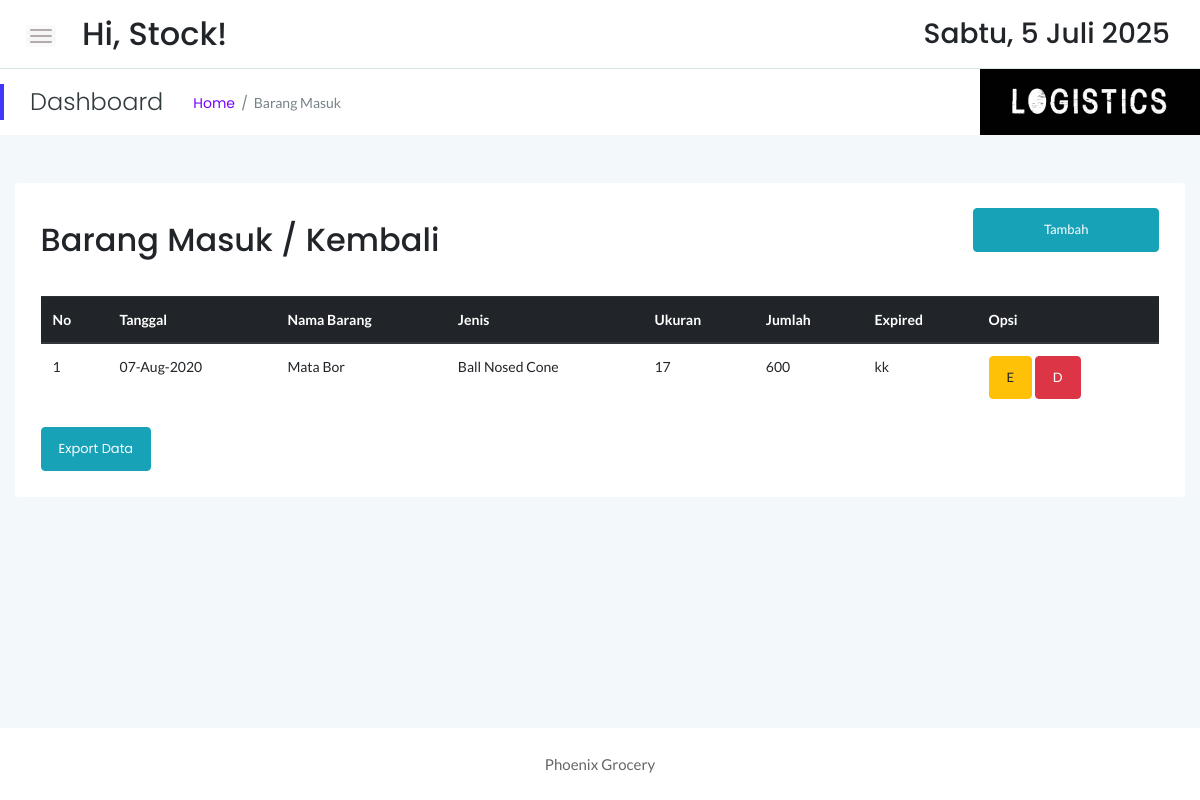
/stock/masuk.php (signed in), run on the app's committed database.
### tables this page shows
CREATE TABLE `sbrg_masuk` (
  `id` int(11) NOT NULL,
  `idx` int(11) NOT NULL,
  `tgl` date NOT NULL,
  `jumlah` int(11) NOT NULL,
  `keterangan` text NOT NULL
);

CREATE TABLE `sstock_brg` (
  `idx` int(11) NOT NULL,
  `nama` varchar(55) NOT NULL,
  `jenis` varchar(30) NOT NULL,
  `merk` varchar(40) NOT NULL,
  `ukuran` varchar(20) NOT NULL,
  `stock` int(12) NOT NULL,
  `satuan` varchar(10) NOT NULL,
  `lokasi` varchar(55) NOT NULL
);

### stock/masuk.php (the view, shortened to what this page needs)
<!doctype html>
<html class="no-js" lang="en">
<?php
    include '../dbconnect.php';
	?>
<head>
    <link rel="stylesheet" href="assets/css/bootstrap.min.css">
    <link rel="stylesheet" href="assets/css/font-awesome.min.css">
    <link rel="stylesheet" href="assets/css/themify-icons.css">
    <link rel="stylesheet" href="assets/css/metisMenu.css">
    <link rel="stylesheet" href="assets/css/owl.carousel.min.css">
    <link rel="stylesheet" href="assets/css/slicknav.min.css">
    <link rel="stylesheet" href="https://www.amcharts.com/lib/3/plugins/export/export.css" type="text/css" media="all" />
	<link rel="stylesheet" type="text/css" href="https://cdn.datatables.net/1.10.19/css/jquery.dataTables.min.css">
    <link rel="stylesheet" type="text/css" href="https://cdn.datatables.net/1.10.19/css/jquery.dataTables.css">
    <link rel="stylesheet" type="text/css" href="https://cdn.datatables.net/1.10.18/css/dataTables.bootstrap4.min.css">
    <link rel="stylesheet" type="text/css" href="https://cdn.datatables.net/responsive/2.2.3/css/responsive.bootstrap.min.css">
    <link rel="stylesheet" type="text/css" href="https://cdn.datatables.net/responsive/2.2.3/css/responsive.jqueryui.min.css">
	<link rel="stylesheet" type="text/css" href="https://cdn.datatables.net/buttons/1.5.2/css/buttons.dataTables.min.css">
    <link rel="stylesheet" href="assets/css/typography.css">
    <link rel="stylesheet" href="assets/css/default-css.css">
    <link rel="stylesheet" href="assets/css/styles.css">
    <link rel="stylesheet" href="assets/css/responsive.css">
</head>
<body>
    <div class="page-container">
        <div class="main-content">
            <div class="header-area">
                <div class="row align-items-center">
                    <div class="col-md-6 col-sm-8 clearfix">
                        <div class="nav-btn pull-left">
                            <span></span>
                            <span></span>
                            <span></span>
                        </div>
                        <div class="search-box pull-left">
                            <form action="#">
                                <h2>Hi, <?=$_SESSION['user'];?>!</h2>
                            </form>
                        </div>
                    </div>
                    <div class="col-md-6 col-sm-4 clearfix">
                        <ul class="notification-area pull-right">
                            <li><h3><div class="date">
						</b></div></h3>
						</li>
                        </ul>
                    </div>
                </div>
            </div>
            <div class="page-title-area">
                <div class="row align-items-center">
                    <div class="col-sm-6">
                        <div class="breadcrumbs-area clearfix">
                            <h4 class="page-title pull-left">Dashboard</h4>
                            <ul class="breadcrumbs pull-left">
                                <li><a href="index.php">Home</a></li>
                                <li><span>Barang Masuk</span></li>
                            </ul>
                        </div>
                    </div>
                    <div class="col-sm-6 clearfix">
                        <div class="user-profile pull-right" style="color:black; padding:0px;">
                            <img src="log.jpg" width="220px" class="user-name dropdown-toggle" data-toggle="dropdown"\>
                        </div>
                    </div>
                </div>
            </div>
            <div class="main-content-inner">
                <div class="row mt-5 mb-5">
                    <div class="col-12">
                        <div class="card">
                            <div class="card-body">
                                <div class="d-sm-flex justify-content-between align-items-center">
									<h2>Barang Masuk / Kembali</h2>
									<button style="margin-bottom:20px" data-toggle="modal" data-target="#myModal" class="btn btn-info col-md-2"><span class="glyphicon glyphicon-plus"></span>Tambah</button>
                                </div>
                                <div class="market-status-table mt-4">
                                    <div class="table-responsive">
										 <table id="dataTable3" class="table table-hover"><thead class="thead-dark">
											<tr>
												<th>No</th>
												<th>Tanggal</th>
												<th>Nama Barang</th>
												<th>Jenis</th>
												<th>Ukuran</th>
												<th>Jumlah</th>
												<th>Expired</th>
												<th>Opsi</th>
											</tr></thead><tbody>
											<?php
											$brg=mysqli_query($conn,"SELECT * from sbrg_masuk sb, sstock_brg st where st.idx=sb.idx order by sb.id DESC");
											$no=1;
											while($b=mysqli_fetch_array($brg)){
                                                $id = $b['id'];
												?>
												<tr>
													<td><?php echo $no++ ?></td>
													<td><?php $tanggals=$b['tgl']; echo date("d-M-Y", strtotime($tanggals)) ?></td>
													<td><?php echo $b['nama'] ?></td>
													<td><?php echo $b['jenis'] ?></td>
													<td><?php echo $b['ukuran'] ?></td>
													<td><?php echo $b['jumlah'] ?></td>
													<td><?php echo $b['keterangan'] ?></td>
                                                    <td><button data-toggle="modal" data-target="#edit<?=$id;?>" class="btn btn-warning">E</button> <button data-toggle="modal" data-target="#del<?=$id;?>" class="btn btn-danger">D</button></td>
												</tr>
												<?php
											}
											?>
										</tbody>
										</table>
                                    </div>
									<a href="exportbrgmsk.php" target="_blank" class="btn btn-info">Export Data</a>
                                </div>
                            </div>
                        </div>
                    </div>
                </div>
            </div>
        </div>
        <footer>
            <div class="footer-area">
                <p>Phoenix Grocery</p>
            </div>
        </footer>
    </div>
</body>
</html>

### stock/assets/css/styles.css (style rules this page uses)
.page-container { width: 100%; height: 100%; min-height: 100vh; padding-left: 280px; -webkit-transition: padding-left 0.3s ease 0s; transition: padding-left 0.3s ease 0s; }
.card { border: none; border-radius: 4px; background-color: #fff; -webkit-transition: all 0.3s ease 0s; transition: all 0.3s ease 0s; }
.card-body { padding: 25.6px; padding: 1.6rem; }
.main-content { width: 100%; background: #F3F8FB; }
.main-content-inner { padding: 0 30px 50px; }
.header-area { padding: 15px 30px; background: #fff; border-bottom: 1px solid #d8e3e7; }
.nav-btn { margin-right: 30px; margin-top: 10px; cursor: pointer; }
.nav-btn span { display: block; width: 22px; height: 2px; background: #b3aaaa; margin: 4px 0; border-radius: 15px; -webkit-transition: all 0.3s ease 0s; transition: all 0.3s ease 0s; box-shadow: 0 0 0 4px rgba(99, 96, 96, 0.03); }
.search-box form { position: relative; }
.notification-area { -webkit-user-select: none; -moz-user-select: none; -ms-user-select: none; user-select: none; position: relative; z-index: 1; }
.notification-area li { display: inline-block; margin-left: 20px; cursor: pointer; -webkit-user-select: none; -moz-user-select: none; -ms-user-select: none; user-select: none; }
.page-title-area { padding: 0 30px; background: #fff; position: relative; }
.page-title-area:before { content: ''; position: absolute; left: 0; top: 50%; width: 4px; height: 36px; background: var(--primary-color); -webkit-transform: translateY(-50%); transform: translateY(-50%); }
.page-title { font-size: 24px; font-weight: 300; color: #313b3d; letter-spacing: 0; margin-right: 30px; }
ul.breadcrumbs { margin-top: 4px; }
.breadcrumbs li { display: inline-block; }
.breadcrumbs li a, .breadcrumbs li span { display: block; font-size: 14px; font-weight: 400; color: #7801ff; letter-spacing: 0; margin-right: 16px; position: relative; }
.breadcrumbs li a:before { content: '/'; color: #768387; position: absolute; right: -13px; top: 0; }
.breadcrumbs li span { margin-right: 0; color: #768387; text-transform: capitalize; }
.user-profile { margin-right: -30px; display: -webkit-box; display: -ms-flexbox; display: flex; -webkit-box-align: center; -ms-flex-align: center; align-items: center; -ms-flex-wrap: wrap; flex-wrap: wrap; background: -webkit-linear-gradient(left, #8914fe 0%, #8063f5 100%); background: linear-gradient(to right, #8914fe 0%, #8063f5 100%); padding: 17px 38px; position: relative; }
.user-name { font-size: 17px; font-weight: 500; color: #fff; letter-spacing: 0; cursor: pointer; -webkit-user-select: none; -moz-user-select: none; -ms-user-select: none; user-select: none; }
.notification-area .dropdown-toggle, .user-name.dropdown-toggle { position: relative; }
.notification-area .dropdown-toggle:after, .user-name.dropdown-toggle:after { display: none; }
.market-status-table { overflow: hidden; }
.footer-area { text-align: center; padding: 23px 0 19px; background: #fff; }
.footer-area p { color: #676666; margin-bottom: 0; }
.btn { padding: 11px 17px; font-size: 13px; letter-spacing: 0; }
table tr th { border-bottom: none; }
table tr th, table tr td { border-top: 1px solid rgba(120, 130, 140, 0.13) !important; }

### stock/assets/css/responsive.css (style rules this page uses)
@media (min-width: 1200px) and (max-width: 1364px) { .main-content-inner { padding: 0 15px 50px; } }
@media (min-width: 1200px) and (max-width: 1364px) { .page-container, .sbar_collapsed.page-container { padding-left: 0; } }

### data on the page
sbrg_masuk: tgl "07-Aug-2020", sstock_brg.nama "Mata Bor", sstock_brg.jenis "Ball Nosed Cone", sstock_brg.ukuran "17", jumlah "600", keterangan "kk"

### other printed values
$_SESSION['user'] "Stock"
